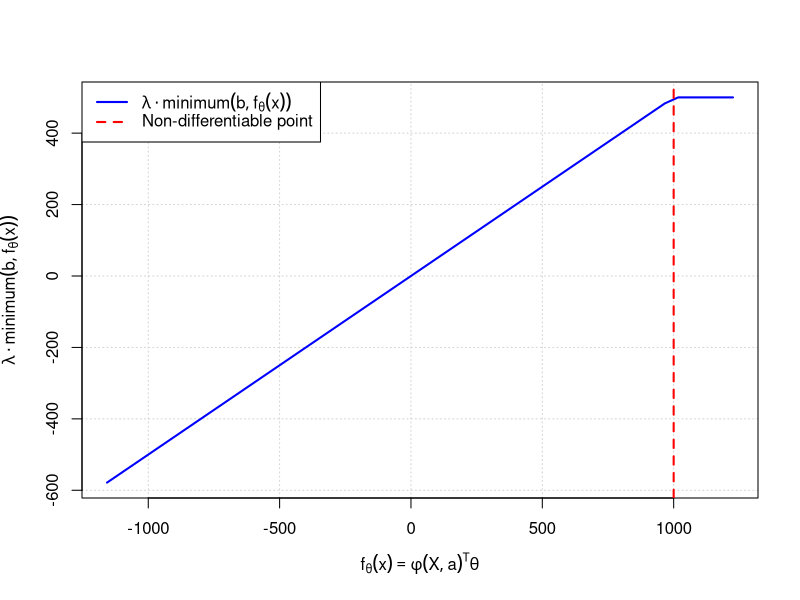

The R script that drew this image:
lambda_fg <- 0.5
b_cap <- 1000
K <- 5
d_context <- 4
d <- K * d_context
sigma0 <- 0.01
n_points <- 2000 


set.seed(123)
theta <- rnorm(d, mean = 0, sd = sigma0)

phi_map <- function(X, a, d, d_context) 
{
  vec <- rep(0, d)
  st <- (a - 1) * d_context + 1
  end_idx <- st + d_context - 1
  vec[st:end_idx] <- X
  return(vec)
}

# 3. Generate a matrix of phi vectors ('x_matrix')
# Each row will be a correctly structured sparse vector
phi_matrix <- matrix(0, nrow = n_points, ncol = d)

# We scale the input context X_t so the final dot product is in a visible range
# The variance of the dot product is roughly d_context * var(X) * var(theta)
# We target a standard deviation of about b_cap / 3 to see the kink.
scaling_factor <- (b_cap / 3) / sqrt(d_context * 1 * sigma0^2)

for (i in 1:n_points) 
{
  # Generate a random context and scale it
  context_xt <- rnorm(d_context)*scaling_factor
  
  # Choose a random arm
  arm <- sample(1:K, 1)
  
  # Create the full 20-element sparse feature vector
  phi_matrix[i, ] <- phi_map(context_xt, arm, d, d_context)
}

# 4. Generate f_theta_x values by taking the dot product
f_theta_x <- phi_matrix %*% theta

# Sort the results for a clean, continuous line plot
f_theta_x_sorted <- sort(f_theta_x)

# 5. Calculate the corresponding y-values for the likelihood term
likelihood_term <- lambda_fg * pmin(b_cap, f_theta_x_sorted)

# 6. Create the plot
plot(f_theta_x_sorted, likelihood_term, 
     type = "l", 
     col = "blue", 
     lwd = 2,
     xlab = expression(f[theta](x) == phi(X,a)^T * theta),
     ylab = expression(lambda %.% minimum(b, f[theta](x))),
     panel.first = grid())

# Add a vertical line to show the non-differentiable point
abline(v = b_cap, col = "red", lty = 2, lwd = 2)

# Add a legend to the plot
legend("topleft", 
       legend = c(expression(lambda %.% minimum(b, f[theta](x))), "Non-differentiable point"),
       col = c("blue", "red"), 
       lty = c(1, 2), 
       lwd = c(2, 2))

